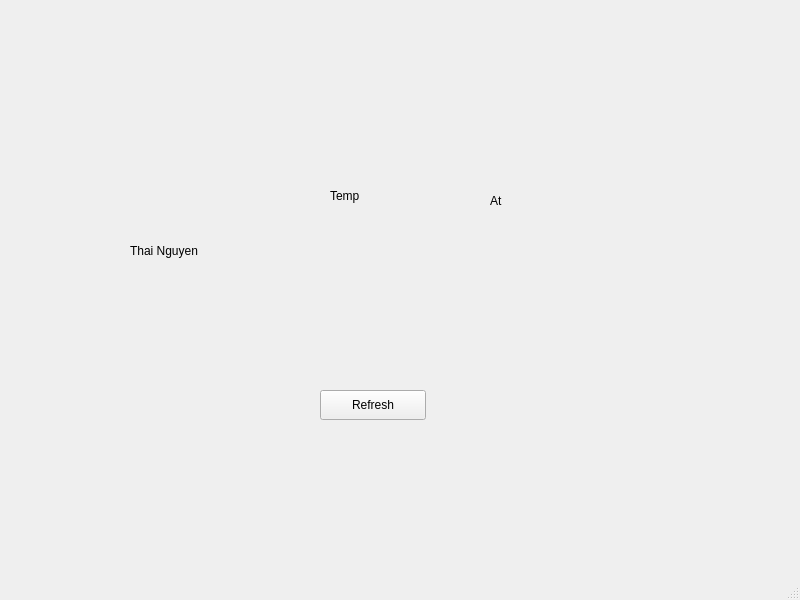
<?xml version="1.0" encoding="UTF-8"?>
<ui version="4.0">
 <class>MainWindow</class>
 <widget class="QMainWindow" name="MainWindow">
  <property name="geometry">
   <rect>
    <x>0</x>
    <y>0</y>
    <width>800</width>
    <height>600</height>
   </rect>
  </property>
  <property name="windowTitle">
   <string>MainWindow</string>
  </property>
  <widget class="QWidget" name="centralwidget">
   <widget class="QLabel" name="label">
    <property name="geometry">
     <rect>
      <x>130</x>
      <y>230</y>
      <width>111</width>
      <height>41</height>
     </rect>
    </property>
    <property name="text">
     <string>Thai Nguyen</string>
    </property>
   </widget>
   <widget class="QLabel" name="label_2">
    <property name="geometry">
     <rect>
      <x>330</x>
      <y>170</y>
      <width>51</width>
      <height>51</height>
     </rect>
    </property>
    <property name="text">
     <string>Temp</string>
    </property>
   </widget>
   <widget class="QLabel" name="label_3">
    <property name="geometry">
     <rect>
      <x>490</x>
      <y>180</y>
      <width>21</width>
      <height>41</height>
     </rect>
    </property>
    <property name="text">
     <string>At</string>
    </property>
   </widget>
   <widget class="QLabel" name="label_4">
    <property name="geometry">
     <rect>
      <x>310</x>
      <y>240</y>
      <width>80</width>
      <height>21</height>
     </rect>
    </property>
    <property name="text">
     <string/>
    </property>
   </widget>
   <widget class="QLabel" name="label_5">
    <property name="geometry">
     <rect>
      <x>460</x>
      <y>240</y>
      <width>181</width>
      <height>16</height>
     </rect>
    </property>
    <property name="text">
     <string/>
    </property>
   </widget>
   <widget class="QPushButton" name="pushButton">
    <property name="geometry">
     <rect>
      <x>320</x>
      <y>390</y>
      <width>106</width>
      <height>30</height>
     </rect>
    </property>
    <property name="text">
     <string>Refresh</string>
    </property>
   </widget>
  </widget>
  <widget class="QMenuBar" name="menubar">
   <property name="geometry">
    <rect>
     <x>0</x>
     <y>0</y>
     <width>800</width>
     <height>26</height>
    </rect>
   </property>
  </widget>
  <widget class="QStatusBar" name="statusbar"/>
 </widget>
 <resources/>
 <connections/>
</ui>
